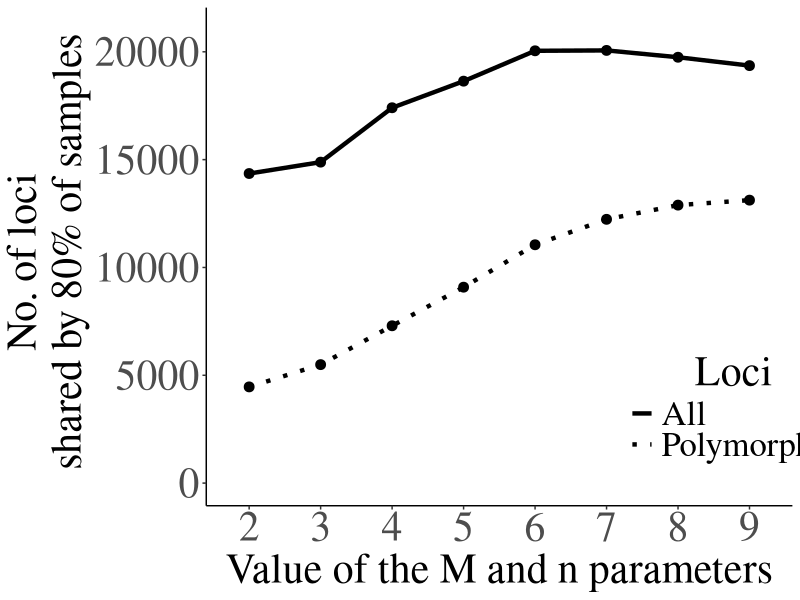
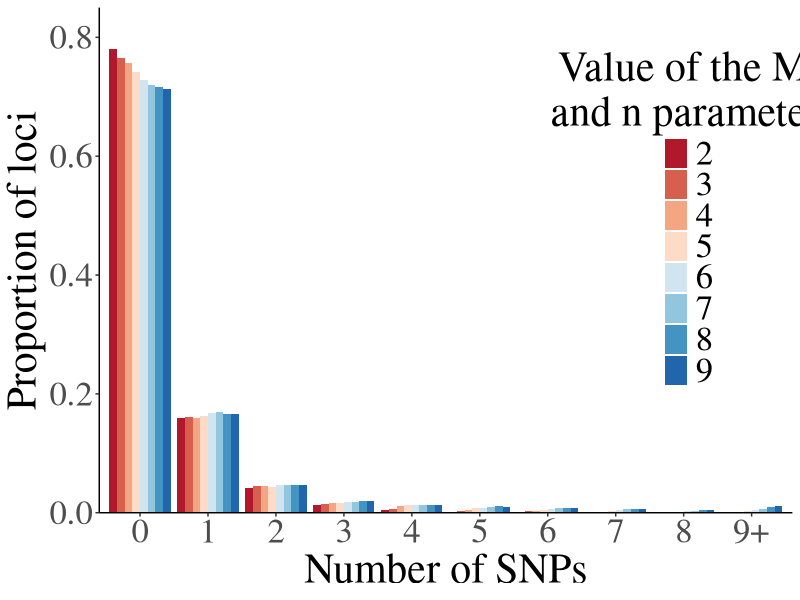
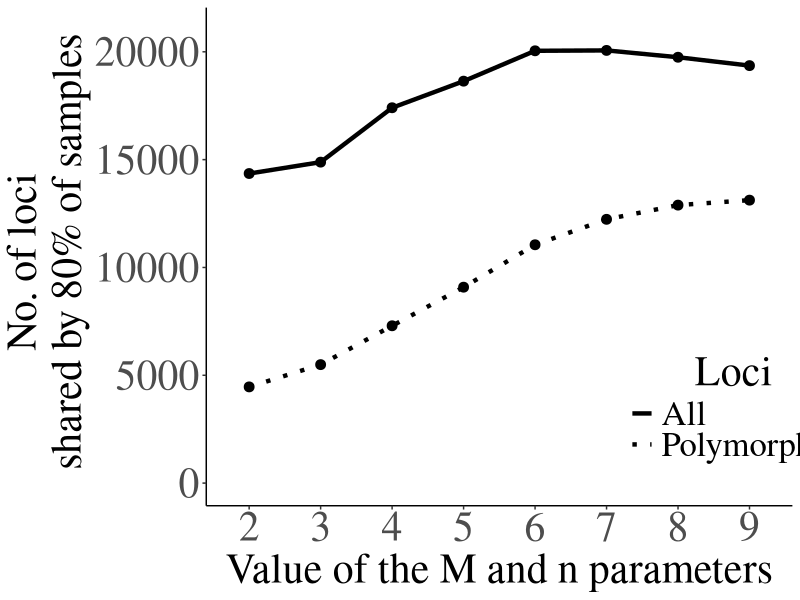
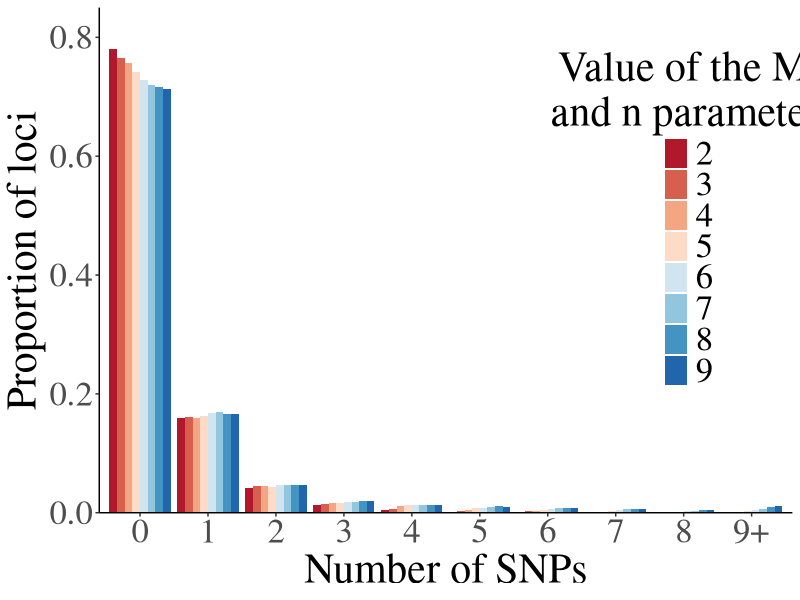

Recreate these plots in R, in order.
## ---- chunk 1
knitr::opts_chunk$set(echo = TRUE)
## ---- chunk 2
#dplyr used to visualize plots
if(!require(ggplot2)){install.packages("ggplot2");library(ggplot2)}
## ---- chunk 3
#setting the workind directory
setwd("~/Desktop/Ritter_Defense_2019/Stacks_preliminarywork")

#loading in data and checking it looks accurate
data_figure_2a <- read.csv("Rochette_figure_loci_polymorphic.csv")
head(data_figure_2a)

data_figure_2b <- read.csv("Rochette_figure_nsnps.csv")
head(data_figure_2b)
## ---- chunk 4
#figure 2a recreation
ggplot(data_figure_2a, aes(x=as.factor(M_n), y=count, group=type)) +
  geom_line(aes(linetype=type), size=1.5)+
  geom_point(size=3)+
  theme_classic(base_family = "serif") +
  scale_linetype_manual(values=c("solid", "dotted"), name= "Loci", labels= c("All", "Polymorphic")) +
  labs(x="Value of the M and n parameters", y = "No. of loci \n shared by 80% of samples", fill= "Loci") +
  ylim(0,21000) +
  theme(legend.title.align=0.5, legend.position = c(0.9, 0.2), axis.text=element_text(size=30),legend.text = element_text(size=25),
        axis.title=element_text(size=30), legend.title = element_text(size=30)) 
ggsave("Rochette_figure_recreation_2a.pdf")


#figure 2b recreation
ggplot(data_figure_2b, aes(fill=as.factor(M_n), y=n_loci, x=as.factor(n_snps))) + 
    geom_bar(position="dodge", stat="identity") +
  theme_classic(base_family="serif") +
  labs(x="Number of SNPs", y = "Proportion of loci") +
  scale_fill_brewer(name="Value of the M \n and n parameters",palette="RdBu") +
  scale_y_continuous(expand = c(0,0),
                     limits = c(0,.8))+
  theme(legend.title.align=0.5, legend.position = c(0.85, 0.6), axis.text=element_text(size=25),legend.text = element_text(size=25),
        axis.title=element_text(size=30), legend.title = element_text(size=30, margin = margin(t = 10, b = 5))) +
  coord_cartesian(ylim=c(0, .85))
ggsave("Rochette_figure_recreation_2b_RedBlue_labels.pdf")

